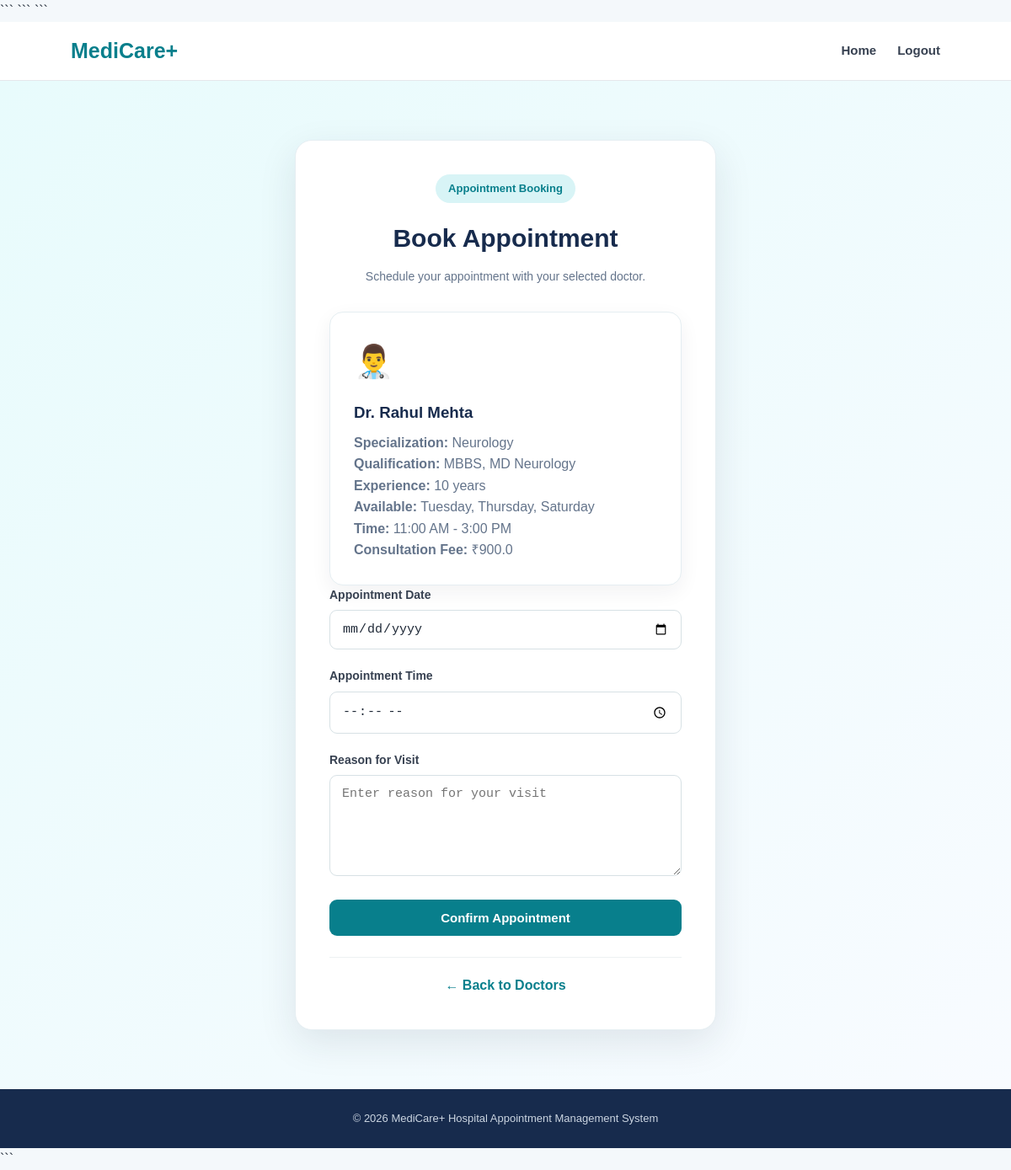
The page /patient/book/2 (signed in) on the database its author committed.
### tables this page shows
CREATE TABLE doctors (
            id INTEGER PRIMARY KEY AUTOINCREMENT,
            name TEXT NOT NULL,
            specialization TEXT NOT NULL,
            qualification TEXT,
            experience INTEGER DEFAULT 0,
            phone TEXT,
            email TEXT,
            available_days TEXT,
            available_time TEXT,
            consultation_fee REAL DEFAULT 0,
            status TEXT DEFAULT 'Active',
            created_at TEXT DEFAULT CURRENT_TIMESTAMP
        );

### app.py (the view, shortened to what this page needs)
@app.route(
    "/patient/book/<int:doctor_id>",
    methods=["GET", "POST"]
)
@role_required("patient")
def book_appointment(doctor_id):
    conn = get_db()
    doctor = conn.execute("""
        SELECT *
        FROM doctors
        WHERE id = ?
        AND status = 'Active'
    """, (doctor_id,)).fetchone()
    conn.close()
    return render_template(
        "patient/book_appointment.html",
        doctor=doctor
    )

### app.py (called while the page is built, shortened)
def get_db():
    conn = sqlite3.connect(DATABASE)
    conn.row_factory = sqlite3.Row
    return conn

def role_required(role):
    def decorator(function):
        @wraps(function)
        def decorated_function(*args, **kwargs):
            return function(*args, **kwargs)
        return decorated_function
    return decorator

### templates/patient/book_appointment.html (shortened to what this page needs)
{% extends "base.html" %}
{% block content %}
<section class="auth-section">
    <div class="auth-card">
        <div class="auth-header">
            <span class="badge">Appointment Booking</span>
            <h1>Book Appointment</h1>
            <p>
                Schedule your appointment with your selected doctor.
            </p>
        </div>
        <div class="dashboard-card">
            <div class="feature-icon">👨‍⚕️</div>
            <h3>{{ doctor['name'] }}</h3>
            <p>
                <strong>Specialization:</strong>
                {{ doctor['specialization'] }}
            </p>
            <p>
                <strong>Qualification:</strong>
                {{ doctor['qualification'] }}
            </p>
            <p>
                <strong>Experience:</strong>
                {{ doctor['experience'] }} years
            </p>
            <p>
                <strong>Available:</strong>
                {{ doctor['available_days'] }}
            </p>
            <p>
                <strong>Time:</strong>
                {{ doctor['available_time'] }}
            </p>
            <p>
                <strong>Consultation Fee:</strong>
                ₹{{ doctor['consultation_fee'] }}
            </p>
        </div>
        <form
            method="POST"
            action="{{ url_for('book_appointment', doctor_id=doctor['id']) }}"
        >
            <div class="form-group">
                <label for="appointment_date">
                    Appointment Date
                </label>
                <input
                    type="date"
                    id="appointment_date"
                    name="appointment_date"
                    required
                >
            </div>
            <div class="form-group">
                <label for="appointment_time">
                    Appointment Time
                </label>
                <input
                    type="time"
                    id="appointment_time"
                    name="appointment_time"
                    required
                >
            </div>
            <div class="form-group">
                <label for="reason">
                    Reason for Visit
                </label>
                <textarea
                    id="reason"
                    name="reason"
                    rows="4"
                    placeholder="Enter reason for your visit"
                    required
                ></textarea>
            </div>
            <button
                type="submit"
                class="btn primary auth-btn"
            >
                Confirm Appointment
            </button>
        </form>
        <div class="auth-footer">
            <a href="{{ url_for('doctors') }}">
                ← Back to Doctors
            </a>
        </div>
    </div>
</section>
{% endblock %}

### static/css/style.css (style rules this page uses)
* { margin: 0; padding: 0; box-sizing: border-box; }
html { scroll-behavior: smooth; }
body { font-family: Arial, Helvetica, sans-serif; background: #f4f8fb; color: #1f2937; line-height: 1.6; }
.badge { display: inline-block; padding: 7px 15px; background: #d8f4f6; color: #087f8c; border-radius: 30px; font-size: 13px; font-weight: 700; margin-bottom: 18px; }
.btn { display: inline-block; padding: 13px 25px; border-radius: 9px; text-decoration: none; font-weight: 700; font-size: 15px; border: none; cursor: pointer; transition: 0.3s; }
.btn.primary { background: #087f8c; color: #ffffff; }
.feature-icon { font-size: 38px; margin-bottom: 15px; }
.auth-section { min-height: calc(100vh - 140px); padding: 70px 20px; display: flex; align-items: center; justify-content: center; background: linear-gradient(135deg, #e8fbfc, #f8fbff); }
.auth-card { width: 100%; max-width: 500px; background: #ffffff; padding: 40px; border-radius: 20px; border: 1px solid #e5eef2; box-shadow: 0 15px 45px rgba(31, 41, 55, 0.1); }
.auth-header { text-align: center; margin-bottom: 30px; }
.auth-header h1 { color: #172b4d; font-size: 30px; margin-bottom: 10px; }
.auth-header p { color: #64748b; font-size: 14px; }
.form-group { margin-bottom: 20px; }
.form-group label { display: block; margin-bottom: 7px; color: #374151; font-weight: 700; font-size: 14px; }
.form-group input, .form-group select, .form-group textarea { width: 100%; padding: 13px 14px; border: 1px solid #d7e1e5; border-radius: 9px; outline: none; background: #ffffff; color: #1f2937; font-size: 15px; }
.form-group textarea { min-height: 120px; resize: vertical; }
.auth-btn { width: 100%; }
.auth-footer { text-align: center; margin-top: 25px; padding-top: 20px; border-top: 1px solid #edf1f2; }
.auth-footer a { color: #087f8c; font-weight: 700; text-decoration: none; }
.dashboard-card { background: #ffffff; padding: 28px; border-radius: 16px; border: 1px solid #e5eef2; box-shadow: 0 8px 25px rgba(31, 41, 55, 0.06); }
.dashboard-card h3 { color: #172b4d; margin-bottom: 8px; }
.dashboard-card p { color: #64748b; }

### rows shown on the page
doctors: name "Dr. Rahul Mehta", specialization "Neurology", qualification "MBBS, MD Neurology", experience "10", available_days "Tuesday, Thursday, Saturday", available_time "11:00 AM - 3:00 PM", consultation_fee "900.0"
